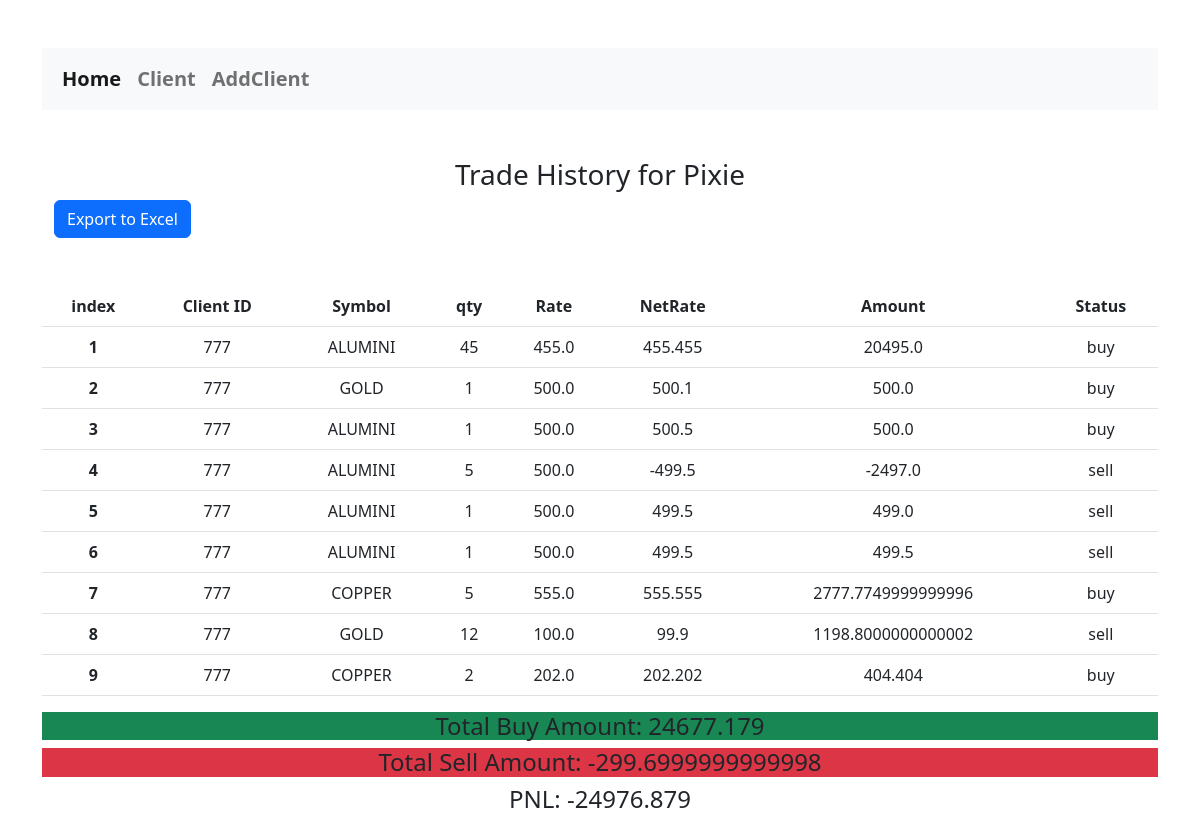
The app's page /client_trade/777 with its own data.
### app_market/models.py (models this page shows)
class Client(models.Model):
    client_id = models.CharField(max_length=20, primary_key=True, unique=True)
    name = models.CharField(max_length=70)
    brokerage = models.FloatField(
        validators=[
            MinValueValidator(
                0.001,
                message="Please enter a valid value. The two nearest valid values are 0.001 and 10.",
            ),
            MaxValueValidator(
                10,
                message="Please enter a valid value. The two nearest valid values are 0.001 and 10.",
            ),
        ]
    )
    date = models.DateField(default=timezone.now, blank=True)
    def __str__(self):
        return str(self.client_id)

class Trade(models.Model):
    client_id = models.ForeignKey(Client, on_delete=models.CASCADE)
    name = models.CharField(max_length=70)
    exchange = models.CharField(max_length=20)
    symbol = models.CharField(max_length=20)
    rate = models.FloatField()
    netrate = models.FloatField()
    amount = models.FloatField()
    qty = models.PositiveIntegerField()
    date = models.DateField(default=timezone.now, blank=True)
    status = models.CharField(max_length=10)

### app_market/views.py (the view)
# urls.py: path('client_trade/<int:client_id>', views.client_trade, name='client_trade'),
def client_trade(request, client_id):
    client = get_object_or_404(Client, client_id=client_id)
    trades = Trade.objects.filter(client_id=client)
    buy_trades = Trade.objects.filter(client_id=client, status='buy')
    sell_trades = Trade.objects.filter(client_id=client, status='sell')
    total_buy_amount = sum([trade.amount for trade in buy_trades])
    total_sell_amount = sum([trade.amount for trade in sell_trades])
    final_amount =  total_sell_amount - total_buy_amount
    return render(request, 'client_trade.html', {'client': client, 'trades': trades,'total_buy_amount': total_buy_amount,'total_sell_amount': total_sell_amount,'final_amount':final_amount,'client_id': client_id})

### app_market/Templates/client_trade.html (shortened to what this page needs)
{% extends 'base.html' %} {% block content %}
<div class="container mt-5">
        <h3 class="text-center"> Trade History for {{ client.name }} </h3>
        <a href="{% url 'export_trade_history' client_id  %}" class="btn btn-primary">Export to Excel</a>
</div>
<div class="row mt-5 justify-content-around">
    <div class='col-12'>
        <table class="table table-hover text-center">
            <thead>
                <tr>
                    <th scope="col">index</th>
                    <th scope="col">Client ID</th>
                    <th scope="col">Symbol</th>
                    <th scope="col">qty</th>
                    <th scope="col">Rate</th>
                    <th scope="col">NetRate</th>
                    <th scope="col">Amount</th>
                    <th scope="col">Status</th>
                </tr>
            </thead>
            <tbody>
                {% for trade in trades %}
                <tr>
                    <th scope="row">{{forloop.counter}}</th>
                    <td>{{trade.client_id}}</td>
                    <td>{{trade.symbol}}</td>
                    <td>{{trade.qty}}</td>
                    <td>{{trade.rate}}</td>
                    <td>{{trade.netrate}}</td>
                    <td>{{trade.amount}}</td>
                    <td>{{trade.status}}</td>
                </tr>
                {% empty %}
                <tr>
                    <td colspan="4">No trades found for this client.</td>
                </tr>
                {% endfor %}
            </tbody>
        </table>
        <div class="text-center">
            <h4 class="bg-success">Total Buy Amount: {{ total_buy_amount }}</h4>
            <h4 class="bg-danger">Total Sell Amount: {{ total_sell_amount }}</h4>
            <h4>PNL: {{ final_amount }}</h4>
        </div>
    </div>
</div>
{% endblock content %}

### records on screen
Client: name "Pixie"
Trade: client_id "777", symbol "ALUMINI", qty "45", rate "455.0", netrate "455.455", amount "20495.0", status "buy"
Trade: client_id "777", symbol "GOLD", qty "1", rate "500.0", netrate "500.1", amount "500.0", status "buy"
Trade: client_id "777", symbol "ALUMINI", qty "1", rate "500.0", netrate "500.5", amount "500.0", status "buy"
Trade: client_id "777", symbol "ALUMINI", qty "5", rate "500.0", netrate "-499.5", amount "-2497.0", status "sell"
Trade: client_id "777", symbol "ALUMINI", qty "1", rate "500.0", netrate "499.5", amount "499.0", status "sell"
Trade: client_id "777", symbol "ALUMINI", qty "1", rate "500.0", netrate "499.5", amount "499.5", status "sell"
Trade: client_id "777", symbol "COPPER", qty "5", rate "555.0", netrate "555.555", amount "2777.7749999999996", status "buy"
Trade: client_id "777", symbol "GOLD", qty "12", rate "100.0", netrate "99.9", amount "1198.8000000000002", status "sell"
Trade: client_id "777", symbol "COPPER", qty "2", rate "202.0", netrate "202.202", amount "404.404", status "buy"

### other values on screen
{{ total_buy_amount }} "24677.179"
{{ total_sell_amount }} "-299.6999999999998"
{{ final_amount }} "-24976.879"
